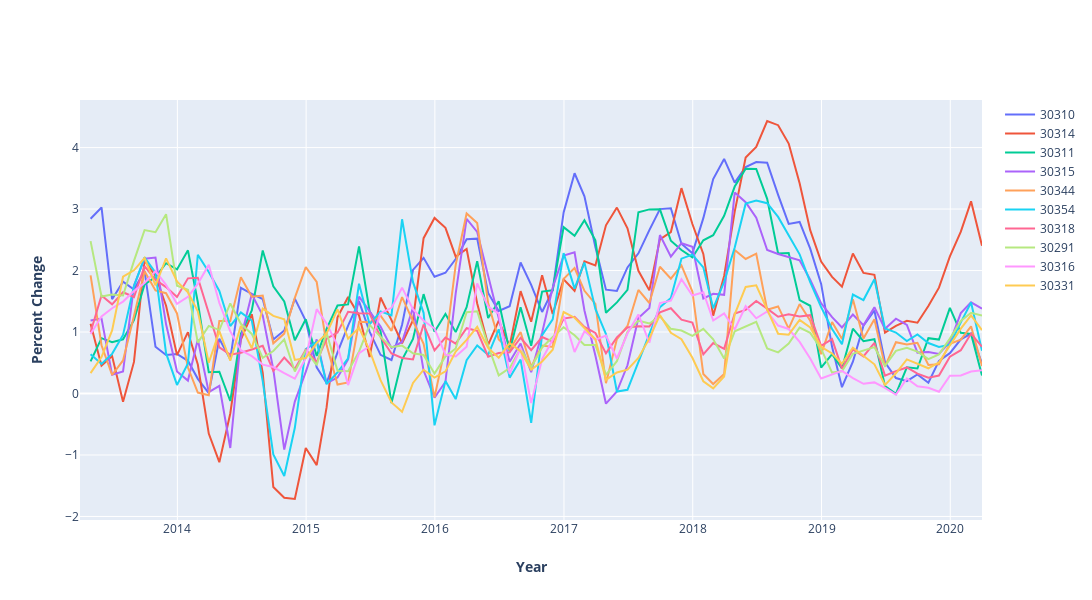

This figure's notebook cell:
### Code cell
data = []
tracex = []
zipcodes = list(df_pct_top.iloc[:,1:len(top_ten)])

for i in range(0, len(zipcodes)):
    tracex = go.Scatter(
        x = df_pct_top['Date'],
        y = df_pct_top[zipcodes[i]],
        mode = 'lines',
        name = '{}'.format(zipcodes[i]))
    data.append(tracex)
    
fig = go.Figure(data = data)
fig.update_xaxes(title = '<b>Year</b>')
fig.update_yaxes(title = '<b>Percent Change</b>')
fig.update_layout(height = 600, width = 1200)

fig.show()
